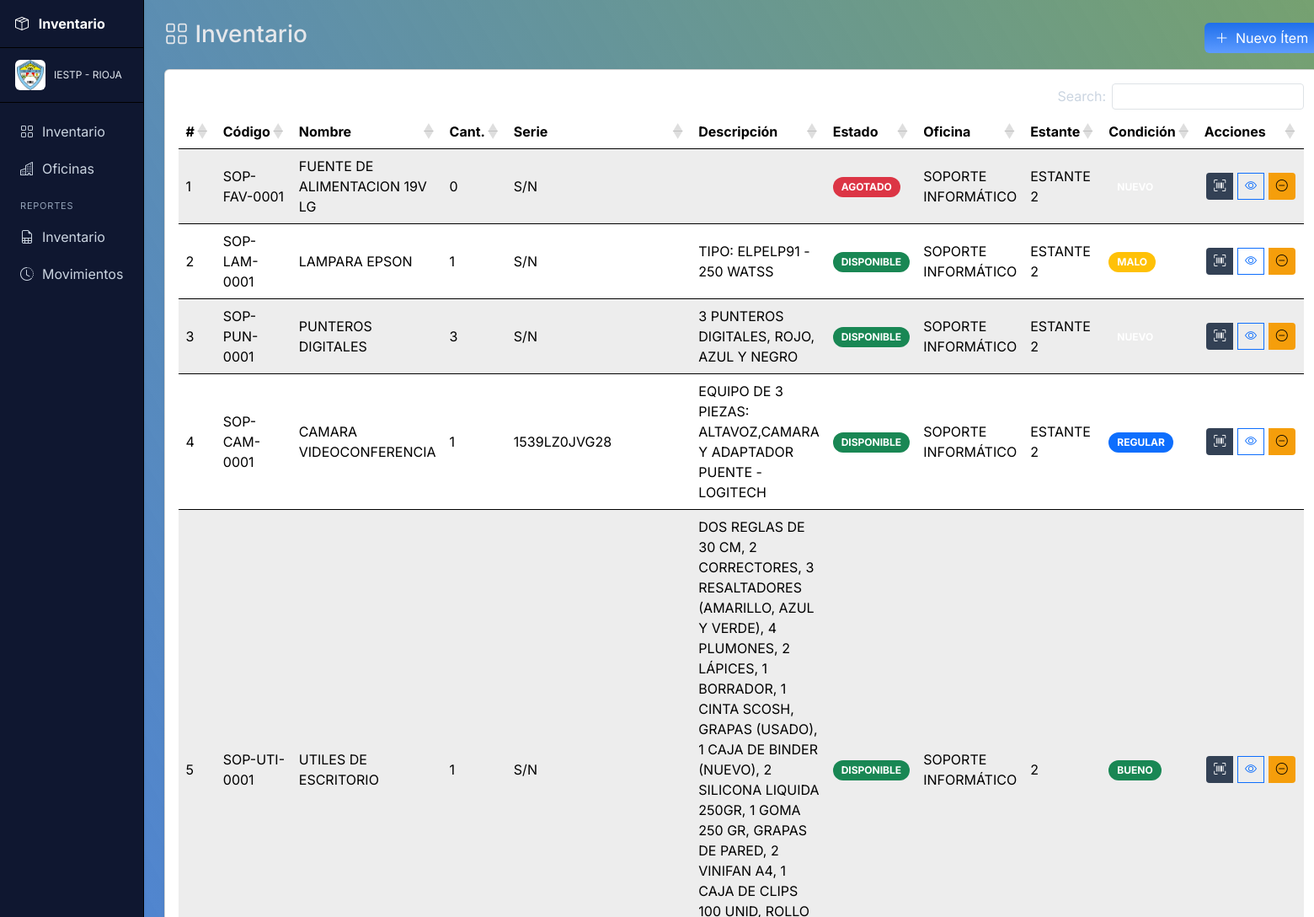
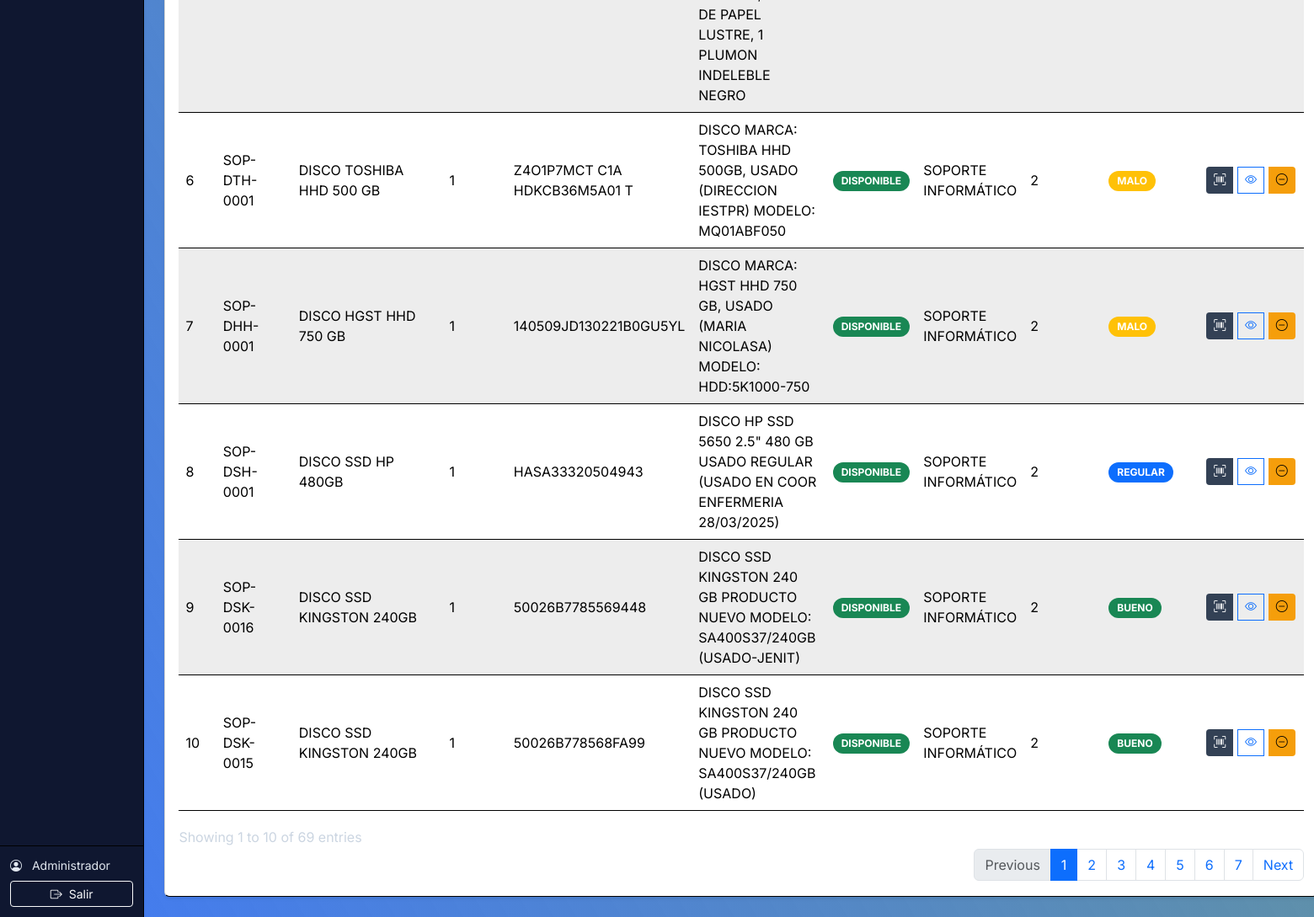
Screenshot of / (signed in) with the database file from the repository (2 pictures, top to bottom).
### tables this page shows
CREATE TABLE IF NOT EXISTS `inventario` (
  `id` int(11) NOT NULL AUTO_INCREMENT,
  `codigo` varchar(50) NOT NULL,
  `nombre` varchar(150) NOT NULL,
  `serie` varchar(150) NOT NULL,
  `descripcion` text DEFAULT NULL,
  `cantidad` int(11) NOT NULL DEFAULT 0,
  `oficina_id` int(11) DEFAULT NULL,
  `estado` enum('DISPONIBLE','AGOTADO') NOT NULL DEFAULT 'DISPONIBLE',
  `estado_2` enum('BUENO','MALO','REGULAR','BAJA','NUEVO') NOT NULL DEFAULT 'BUENO',
  `estante` varchar(50) DEFAULT NULL,
  `created_at` timestamp NOT NULL DEFAULT current_timestamp(),
  `updated_at` timestamp NULL DEFAULT NULL,
  PRIMARY KEY (`id`),
  UNIQUE KEY `codigo` (`codigo`),
  KEY `fk_inv_oficina` (`oficina_id`),
  CONSTRAINT `fk_inv_oficina` FOREIGN KEY (`oficina_id`) REFERENCES `oficinas` (`id`) ON DELETE SET NULL
);

CREATE TABLE IF NOT EXISTS `oficinas` (
  `id` int(11) NOT NULL AUTO_INCREMENT,
  `nombre` varchar(100) NOT NULL,
  `descripcion` text DEFAULT NULL,
  `estado` tinyint(1) NOT NULL DEFAULT 1,
  `created_at` timestamp NOT NULL DEFAULT current_timestamp(),
  PRIMARY KEY (`id`)
);

### app/core/Controller.php (called while the page is built, shortened)
<?php
class Controller {
  protected function render($view, $data = []) {
    extract($data);
    $base = (require __DIR__.'/../config/config.php')['app']['base_url'];
    include __DIR__ . '/../views/layout/header.php';
    include __DIR__ . '/../views/' . $view . '.php';
    include __DIR__ . '/../views/layout/footer.php';
  }
}

### app/controllers/InventoryController.php (called while the page is built, shortened)
<?php
require_once __DIR__ . '/../core/Controller.php';
require_once __DIR__ . '/../models/Inventory.php';
class InventoryController extends Controller
{
  public function index()
  {
    $inv = new Inventory();
    $q = trim($_GET['q'] ?? '');
    $items = $inv->paginate($q, 200, 0);
    $of = new Office();
    $oficinas = $of->all();
    $this->render('inventory/index', [
      'items' => $items,
      'q' => $q,
      'oficinas' => $oficinas,
      'csrf' => $this->csrfToken()
    ]);
  }
}

### app/core/App.php (called while the page is built, shortened)
<?php
class App {
  public function run() {
    $action = $_GET['action'] ?? 'index';
    $obj = new $controllerClass();
    $obj->$action();
  }
}

### public/index.php (called while the page is built)
<?php
require_once __DIR__ . '/../app/core/App.php';
require_once __DIR__ . '/../app/core/Controller.php';
require_once __DIR__ . '/../app/core/Database.php';
$app = new App();
$app->run();

### app/config/config.php (called while the page is built)
<?php
return [
  'db' => [
    'host' => 'localhost',
    'port' => '3306',
    'name' => 'inventory_mvc',
    'user' => 'root',
    'pass' => '',
    'charset' => 'utf8mb4',
  ],
  'app' => [
    'base_url' => '/inventory-mvc/public',
  ],
  'company' => [
  'name' => 'IESTP - RIOJA',
  'logo' => '/inventory-mvc/public/assets/img/logo.png',
]
];

### app/core/Database.php (called while the page is built)
<?php
class Database {
  private static $instance = null;
  private $pdo;
  private function __construct($config) {
    $dsn = "mysql:host={$config['host']};port={$config['port']};dbname={$config['name']};charset={$config['charset']}";
    $options = [
      PDO::ATTR_ERRMODE => PDO::ERRMODE_EXCEPTION,
      PDO::ATTR_DEFAULT_FETCH_MODE => PDO::FETCH_ASSOC,
    ];
    $this->pdo = new PDO($dsn, $config['user'], $config['pass'], $options);
  }
  public static function getInstance() {
    if (self::$instance === null) {
      $cfg = require __DIR__ . '/../config/config.php';
      self::$instance = new Database($cfg['db']);
    }
    return self::$instance;
  }
  public function pdo() {
    return $this->pdo;
  }
}

### app/models/Inventory.php (called while the page is built, shortened)
<?php
require_once __DIR__ . '/../core/Database.php';
class Inventory
{
  private $db;
  public function __construct()
  {
    $this->db = Database::getInstance()->pdo();
  }
  public function paginate($q = '', $limit = 50, $offset = 0)
  {
    $limit  = max(1, (int)$limit);
    $offset = max(0, (int)$offset);
    $sql = 'SELECT i.*, o.nombre AS oficina
            FROM inventario i
            LEFT JOIN oficinas o ON i.oficina_id = o.id';
    $params = [];
    $sql .= " ORDER BY i.created_at DESC LIMIT $limit OFFSET $offset";
    $st = $this->db->prepare($sql);
    $st->execute($params);
    return $st->fetchAll();
  }
}

### app/views/inventory/index.php (the view, shortened to what this page needs)
<?php
$cfg   = require __DIR__ . '/../../config/config.php';
?>
<div class="d-flex justify-content-between align-items-center mb-3">
  <h3><i class="bi bi-grid me-2"></i>Inventario</h3>
  <button class="btn btn-primary" data-bs-toggle="modal" data-bs-target="#itemModal">
    <i class="bi bi-plus-lg me-1"></i> Nuevo Ítem
  </button>
</div>
<div class="card p-3 shadow-sm">
  <div class="table-responsive">
    <table class="table table-striped table-hover datatable">
      <thead>
        <tr>
          <th>#</th>
          <th>Código</th>
          <th>Nombre</th>
          <th>Cant.</th>
          <th>Serie</th>
          <th>Descripción</th>
          <th>Estado</th>
          <th>Oficina</th>
          <th>Estante</th>
          <th>Condición</th>
          <th>Acciones</th>
        </tr>
      </thead>
      <tbody>
        <?php foreach ($items as $i => $row): ?>
          <tr class="<?= ($row['estado'] === 'AGOTADO') ? 'table-danger' : '' ?>">
            <td><?= $i + 1 ?></td>
            <td><?= htmlspecialchars($row['codigo']) ?></td>
            <td><?= htmlspecialchars($row['nombre']) ?></td>
            <td><?= (int)$row['cantidad'] ?></td>
            <td><?= htmlspecialchars($row['serie'] ?? '-') ?></td>
            <td><?= htmlspecialchars($row['descripcion'] ?? '-') ?></td>
            <td>
              <?php if ($row['estado'] === 'AGOTADO'): ?>
                <span class="badge bg-danger">AGOTADO</span>
              <?php else: ?>
                <span class="badge bg-success">DISPONIBLE</span>
              <?php endif; ?>
            </td>
            <td><?= htmlspecialchars($row['oficina'] ?? '-') ?></td>
            <td><?= htmlspecialchars($row['estante'] ?? '-') ?></td>
            <td>
              <?php if ($row['estado_2'] === 'BUENO'): ?>
                <span class="badge bg-success">BUENO</span>
              <?php elseif ($row['estado_2'] === 'MALO'): ?>
                <span class="badge bg-warning">MALO</span>
              <?php elseif ($row['estado_2'] === 'REGULAR'): ?>
                <span class="badge bg-primary">REGULAR</span>
              <?php elseif ($row['estado_2'] === 'BAJA'): ?>
                <span class="badge bg-danger">BAJA</span>
              <?php elseif ($row['estado_2'] === 'NUEVO'): ?>
                <span class="badge badge-warning">NUEVO</span>
              <?php endif; ?>
            </td>
            <td class="actions">
              <div class="btn-group btn-group-sm">
                <button class="btn btn-sm btn-secondary"
                  data-bs-toggle="modal"
                  data-bs-target="#labelModal"
                  data-id="<?= $row['id'] ?>"
                  title="Etiqueta">
                  <i class="bi bi-upc-scan"></i>
                </button>
                <button class="btn btn-sm btn-outline-primary"
                  data-bs-toggle="modal"
                  data-bs-target="#detailModal"
                  data-id="<?= $row['id'] ?>"
                  title="Detalle">
                  <i class="bi bi-eye"></i>
                </button>
                <button class="btn btn-sm btn-warning"
                  data-id="<?= $row['id'] ?>"
                  data-codigo="<?= htmlspecialchars($row['codigo']) ?>"
                  data-nombre="<?= htmlspecialchars($row['nombre']) ?>"
                  data-max="<?= (int)$row['cantidad'] ?>"
                  data-bs-toggle="modal" data-bs-target="#discountModal"
                  title="Descontar">
                  <i class="bi bi-dash-circle"></i>
                </button>
              </div>
            </td>
          </tr>
        <?php endforeach; ?>
      </tbody>
    </table>
  </div>
</div>

### app/views/layout/header.php (shortened to what this page needs)
<?php
$cfg = require __DIR__ . '/../../config/config.php';
$base = $cfg['app']['base_url'];
$company = $cfg['company']['name'] ?? 'Mi Entidad';
$logo = $cfg['company']['logo'] ?? null;
$isLogged = !empty($_SESSION['user']);
?>
<!doctype html>
<html lang="es">
<script>window.__APP_BASE__ = "<?= (require __DIR__ . '/../../config/config.php')['app']['base_url'] ?>";</script>
<head>
  <link href="https://cdn.jsdelivr.net/npm/bootstrap@5.3.3/dist/css/bootstrap.min.css" rel="stylesheet">
  <link href="https://cdn.jsdelivr.net/npm/bootstrap-icons@1.11.3/font/bootstrap-icons.css" rel="stylesheet">
  <link rel="stylesheet" href="https://cdn.datatables.net/1.13.6/css/dataTables.bootstrap5.min.css">
  <link rel="stylesheet" href="https://cdn.datatables.net/buttons/2.4.1/css/buttons.bootstrap5.min.css">
  <link href="<?= $base ?>/assets/css/styles.css" rel="stylesheet">
</head>
<body class="<?= $isLogged ? 'has-sidebar' : 'login-bg' ?>">
  <?php if ($isLogged): ?>
    <aside class="sidebar shadow-sm">
      <div class="sidebar-brand">
        <i class="bi bi-box-seam me-2"></i> Inventario
      </div>
      <div class="sidebar-company">
        <?php if ($logo): ?>
          <img src="<?= htmlspecialchars($logo) ?>" alt="logo">
        <?php endif; ?>
        <div class="company-name"><?= htmlspecialchars($company) ?></div>
      </div>
      <ul class="sidebar-menu">
        <li><a href="<?= $base ?>/?controller=inventory&action=index"><i class="bi bi-grid"></i> Inventario</a></li>
        <li><a href="<?= $base ?>/?controller=office&action=index"><i class="bi bi-buildings"></i> Oficinas</a></li>
        <li class="menu-title">Reportes</li>
        <li><a target="_blank" href="<?= $base ?>/?controller=report&action=inventory"><i class="bi bi-file-earmark-spreadsheet"></i> Inventario</a></li>
        <li><a target="_blank" href="<?= $base ?>/?controller=report&action=movements"><i class="bi bi-clock-history"></i> Movimientos</a></li>
      </ul>
      <div class="sidebar-footer">
        <div class="user">
          <i class="bi bi-person-circle me-2"></i>
          <span><?= htmlspecialchars($_SESSION['user']['nombre'] ?? $_SESSION['user']['username']) ?></span>
        </div>
        <a class="btn btn-sm btn-outline-light mt-2 w-100" href="<?= $base ?>/?controller=auth&action=logout">
          <i class="bi bi-box-arrow-right me-1"></i> Salir
        </a>
      </div>
    </aside>
    <div class="page">
      <main class="content container-fluid py-4">
      <?php else: ?>
        <main class="login-container container py-5">
        <?php endif; ?>

### app/views/layout/footer.php (shortened to what this page needs)
    </main>
  <?php if ($isLogged): ?>
  </div>
  <?php endif; ?>
<script src="<?= (require __DIR__ . '/../../config/config.php')['app']['base_url'] ?>/assets/js/app.js"></script>
</body>
</html>

### public/assets/css/styles.css (style rules this page uses)
:root { --bg:#0b1020; --card:#001b06af; --muted:#7b8aa5; --primary:#1f6feb; --primary-2:#5d9bff; --light:#f8fafc; --border:#000000; --sidebar:#0f1730; }
* { box-sizing: border-box; }
html, body { height: 100%; }
body { font-family: 'Inter', system-ui, -apple-system, Segoe UI, Roboto, Arial, sans-serif; background: linear-gradient(240deg, #165f0d96, #417af5); color: #e5e7eb; }
.has-sidebar { display: flex; }
.sidebar { width: 260px; min-height: 100vh; background: var(--sidebar); color: #cbd5e1; position: sticky; top: 0; display: flex; flex-direction: column; border-right: 1px solid var(--border); }
.sidebar-brand { font-weight: 700; padding: 16px 18px; color: #fff; border-bottom: 1px solid var(--border); }
.sidebar-company { display:flex; align-items:center; gap:10px; padding: 14px 18px; border-bottom: 1px solid var(--border); }
.sidebar-company img { width:36px; height:36px; object-fit:contain; border-radius:6px; background:#fff; }
.company-name { font-size: 12px; color: #e2e8f0; }
.sidebar-menu { list-style: none; padding: 12px; margin: 0; flex:1; }
.sidebar-menu a { display:flex; align-items:center; gap:10px; text-decoration:none; color:#cbd5e1; padding:10px 12px; border-radius:10px; }
.menu-title { font-size: 11px; color:#94a3b8; padding: 14px 12px 6px; text-transform: uppercase; letter-spacing: .8px; }
.sidebar-footer { padding: 12px; border-top: 1px solid var(--border); }
.sidebar-footer .user { color:#e2e8f0; font-size: 14px; }
.page { flex: 1; display:flex; flex-direction: column; }
.content { padding: 24px; }
.card { color:#cbd5e1; border-bottom: 1px solid var(--border); background: #ffffff; }
.table { color:#1b1b1b; }
.table-striped>tbody>tr:nth-of-type(odd)>* { background: rgba(255,255,255,.02); color: #e5e7eb; }
.table thead th { color:#0f0f0f; border-bottom: 1px solid var(--border); background: #ffffff; }
.table td, .table th { border-color: var(--border) !important; }
.badge { border-radius: 999px; padding: 6px 10px; }
.table, .table thead th, .table tbody td, .table tfoot th, .table tfoot td { color: #000 !important; }
.table-striped > tbody > tr:nth-of-type(odd) > * { color: #000 !important; }
.btn-primary { background: linear-gradient(180deg, var(--primary), var(--primary-2)); border: 0; }
.btn-warning { background: #f59e0b; border: 0; }
.btn-secondary { background: #334155; border: 0; }
.table > :not(caption) > * > * { vertical-align: middle !important; }
.table td.actions, .table tbody tr > td:last-child { white-space: nowrap; padding-top: .35rem; padding-bottom: .35rem; }
.table td.actions > *, .table tbody tr > td:last-child > * { margin: 0 !important; }
.table td.actions .btn, .table tbody tr > td:last-child .btn { display: inline-flex; align-items: center; justify-content: center; margin: 0 .15rem !important; }
.table td.actions .btn.btn-sm, .table tbody tr > td:last-child .btn.btn-sm { height: 32px; width: 32px; padding: 0; line-height: 1; }
.table { border-collapse: collapse !important; table-layout: auto; }
.table > :not(caption) > * > * { vertical-align: middle !important; padding-top: .5rem; padding-bottom: .5rem; border-bottom: 1px solid var(--border) !important; }
.table tbody tr { display: table-row !important; }
.table td.actions, .table tbody tr > td:last-child { white-space: nowrap; }
.table td.actions .btn, .table tbody tr > td:last-child .btn { display: inline-flex; align-items: center; justify-content: center; margin: 0 .15rem; line-height: 1; }
.table td.actions .btn.btn-sm, .table tbody tr > td:last-child .btn.btn-sm { height: 32px; width: 32px; padding: 0; }
.table-striped > tbody > tr:nth-of-type(odd) { background-color: rgba(0,0,0,.02); }
.table-striped > tbody > tr:nth-of-type(odd) > * { background: transparent !important; }

### rows the page displays
inventario: codigo "SOP-FAV-0001", nombre "FUENTE DE ALIMENTACION 19V LG", cantidad "0", serie "S/N", estado "AGOTADO", oficina.nombre "SOPORTE INFORMÁTICO", estante "ESTANTE 2"
inventario: codigo "SOP-LAM-0001", nombre "LAMPARA EPSON", cantidad "1", serie "S/N", descripcion "TIPO: ELPELP91 - 250 WATSS", estado "DISPONIBLE", oficina.nombre "SOPORTE INFORMÁTICO", estante "ESTANTE 2", estado_2 "MALO"
inventario: codigo "SOP-PUN-0001", nombre "PUNTEROS DIGITALES", cantidad "3", serie "S/N", descripcion "3 PUNTEROS DIGITALES, ROJO, AZUL Y NEGRO", estado "DISPONIBLE", oficina.nombre "SOPORTE INFORMÁTICO", estante "ESTANTE 2"
inventario: codigo "SOP-CAM-0001", nombre "CAMARA VIDEOCONFERENCIA", cantidad "1", serie "1539LZ0JVG28", descripcion "EQUIPO DE 3 PIEZAS: ALTAVOZ,CAMARA Y ADAPTADOR PUENTE - LOGITECH", estado "DISPONIBLE", oficina.nombre "SOPORTE INFORMÁTICO", estante "ESTANTE 2", estado_2 "REGULAR"
inventario: codigo "SOP-UTI-0001", nombre "UTILES DE ESCRITORIO", cantidad "1", serie "S/N", descripcion "DOS REGLAS DE 30 CM, 2 CORRECTORES, 3 RESALTADORES (AMARILLO, AZUL Y VERDE), 4 PLUMONES, 2 LÁPICES, 1 BORRADOR, 1 CINTA SCOSH, GRAPAS (USADO), 1 CAJA DE BINDER (NUEVO), 2 SILICONA LIQUIDA 250GR, 1 GOMA 250 GR, GRAPAS DE PARED, 2 VINIFAN A4, 1 CAJA DE CLIPS 100 UNID, ROLLO DE PAPEL LUSTRE, 1 PLUMON INDELEBLE NEGRO", estado "DISPONIBLE", oficina.nombre "SOPORTE INFORMÁTICO", estante "2", estado_2 "BUENO"
inventario: codigo "SOP-DTH-0001", nombre "DISCO TOSHIBA HHD 500 GB", cantidad "1", serie "Z4O1P7MCT C1A HDKCB36M5A01 T", descripcion "DISCO MARCA: TOSHIBA HHD 500GB, USADO (DIRECCION IESTPR) MODELO: MQ01ABF050", estado "DISPONIBLE", oficina.nombre "SOPORTE INFORMÁTICO", estante "2", estado_2 "MALO"
inventario: codigo "SOP-DHH-0001", nombre "DISCO HGST HHD 750 GB", cantidad "1", serie "140509JD130221B0GU5YL", descripcion "DISCO MARCA: HGST HHD 750 GB, USADO (MARIA NICOLASA) MODELO: HDD:5K1000-750", estado "DISPONIBLE", oficina.nombre "SOPORTE INFORMÁTICO", estante "2", estado_2 "MALO"
inventario: codigo "SOP-DSH-0001", nombre "DISCO SSD HP 480GB", cantidad "1", serie "HASA33320504943", descripcion "DISCO HP SSD 5650 2.5\" 480 GB USADO REGULAR (USADO EN COOR ENFERMERIA 28/03/2025)", estado "DISPONIBLE", oficina.nombre "SOPORTE INFORMÁTICO", estante "2", estado_2 "REGULAR"
inventario: codigo "SOP-DSK-0016", nombre "DISCO SSD KINGSTON 240GB", cantidad "1", serie "50026B7785569448", descripcion "DISCO SSD KINGSTON 240 GB PRODUCTO NUEVO MODELO: SA400S37/240GB (USADO-JENIT)", estado "DISPONIBLE", oficina.nombre "SOPORTE INFORMÁTICO", estante "2", estado_2 "BUENO"
inventario: codigo "SOP-DSK-0015", nombre "DISCO SSD KINGSTON 240GB", cantidad "1", serie "50026B778568FA99", descripcion "DISCO SSD KINGSTON 240 GB PRODUCTO NUEVO MODELO: SA400S37/240GB (USADO)", estado "DISPONIBLE", oficina.nombre "SOPORTE INFORMÁTICO", estante "2", estado_2 "BUENO"

### other values shown
$company "IESTP - RIOJA"
$_SESSION['user']['nombre'] "Administrador"
